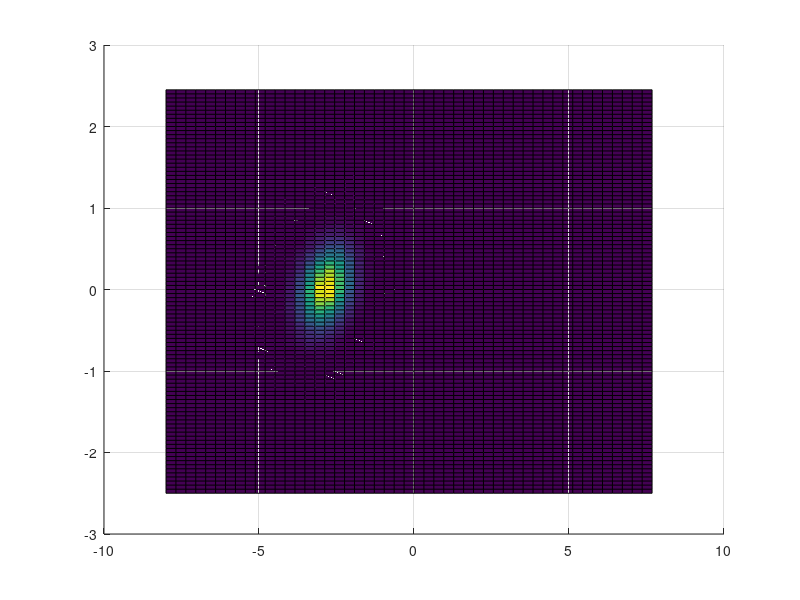
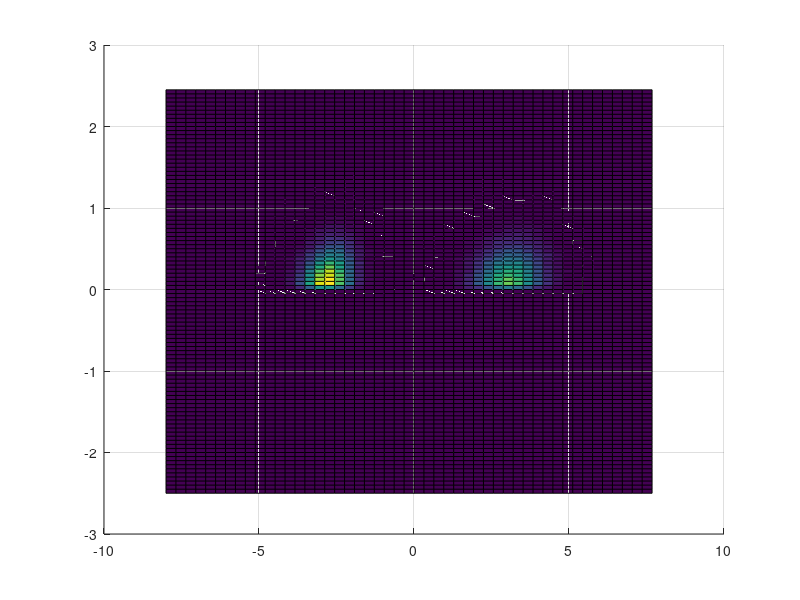

Write the MATLAB code that produced these figures, in order.
function [ fx ] = discreteMC(  )

close all;

% parameters
c = 0.95;                                   % coefficient of restitution
sigmaV = 0.5;                               % standard deviation of coefficient of restitution
x0 = [0;-3];                                % initial condition
sigma0 = [0.3^2,0.04;0.04,0.5^2];           % covariance matrix of initial condition
nSample = 100000;                           % sample size

% grid
n1 = 100; n2 = 50;
L1 = 5; L2 = 16;
x1 = linspace(-L1/2,L1/2-L1/n1,n1).'; x1(abs(x1)<1e-10) = 0;
x2 = linspace(-L2/2,L2/2-L2/n2,n2); x2(abs(x2)<1e-10) = 0;
dt = 1/40;

% draw samples from initial density
x(:,:,1) = mvnrnd(x0,sigma0,nSample);

% sample propagation
index = x(:,1,1)<0;
x(index,1,2) = -x(index,1,1);
x(index,2,2) = normrnd(-c*x(index,2,1),sigmaV*ones(sum(index),1));
x(~index,:,2) = x(~index,:,1);

% density approximation
fx = zeros(n1,n2,2);
for i = 1:2
    for j = 1:nSample
        [~,index1] = min(abs(x(j,1,i)-x1));
        [~,index2] = min(abs(x(j,2,i)-x2));
        
        fx(index1,index2,i) = fx(index1,index2,i)+1;
    end
    fx(:,:,i) = fx(:,:,i)/nSample*n1*n2/L1/L2;
end

% plot
figure;
surf(x2,x1,fx(:,:,1));
view([0,0,1]);

figure;
surf(x2,x1,fx(:,:,2));
view([0,0,1]);

end

